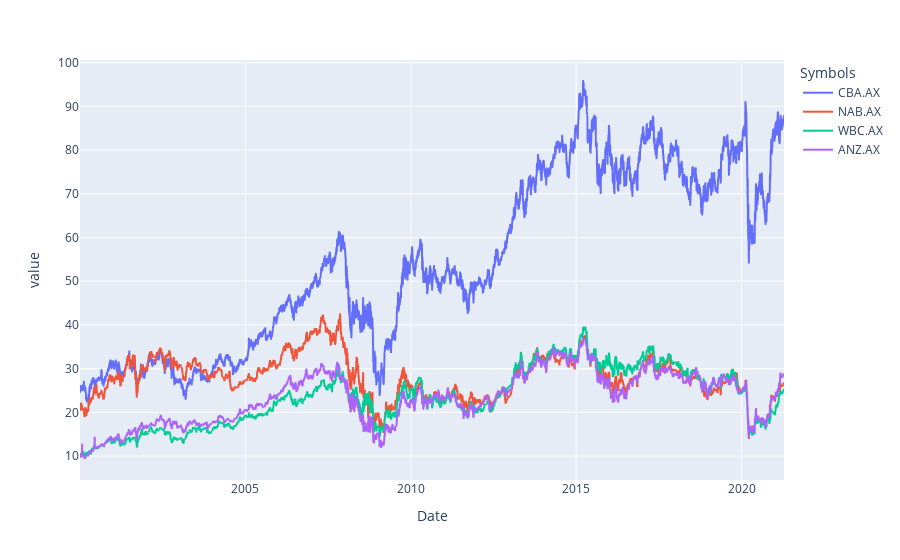

Write notebook code for a chart like this one.
### Code cell
close.plot()

### Figure 1 — Plotly figure (JSON) as saved in the notebook; plotly's stock layout.template omitted (floating-point values rounded to 4 significant figures; data arrays with more than 128 entries replaced by an {"elided": "..."} marker saying what was removed)
{"data": [{"hovertemplate": "Symbols=CBA.AX<br>Date=%{x}<br>value=%{y}<extra></extra>", "legendgroup": "CBA.AX", "line": {"color": "#636efa", "dash": "solid"}, "marker": {"symbol": "circle"}, "mode": "lines", "name": "CBA.AX", "showlegend": true, "type": "scattergl", "x": {"elided": "5419 str values"}, "xaxis": "x", "y": {"elided": "5419 float values"}, "yaxis": "y"}, {"hovertemplate": "Symbols=NAB.AX<br>Date=%{x}<br>value=%{y}<extra></extra>", "legendgroup": "NAB.AX", "line": {"color": "#EF553B", "dash": "solid"}, "marker": {"symbol": "circle"}, "mode": "lines", "name": "NAB.AX", "showlegend": true, "type": "scattergl", "x": {"elided": "5419 str values"}, "xaxis": "x", "y": {"elided": "5419 float values"}, "yaxis": "y"}, {"hovertemplate": "Symbols=WBC.AX<br>Date=%{x}<br>value=%{y}<extra></extra>", "legendgroup": "WBC.AX", "line": {"color": "#00cc96", "dash": "solid"}, "marker": {"symbol": "circle"}, "mode": "lines", "name": "WBC.AX", "showlegend": true, "type": "scattergl", "x": {"elided": "5419 str values"}, "xaxis": "x", "y": {"elided": "5419 float values"}, "yaxis": "y"}, {"hovertemplate": "Symbols=ANZ.AX<br>Date=%{x}<br>value=%{y}<extra></extra>", "legendgroup": "ANZ.AX", "line": {"color": "#ab63fa", "dash": "solid"}, "marker": {"symbol": "circle"}, "mode": "lines", "name": "ANZ.AX", "showlegend": true, "type": "scattergl", "x": {"elided": "5419 str values"}, "xaxis": "x", "y": {"elided": "5419 float values"}, "yaxis": "y"}], "layout": {"legend": {"title": {"text": "Symbols"}, "tracegroupgap": 0}, "margin": {"t": 60}, "xaxis": {"anchor": "y", "domain": [0, 1], "title": {"text": "Date"}}, "yaxis": {"anchor": "x", "domain": [0, 1], "title": {"text": "value"}}}}
